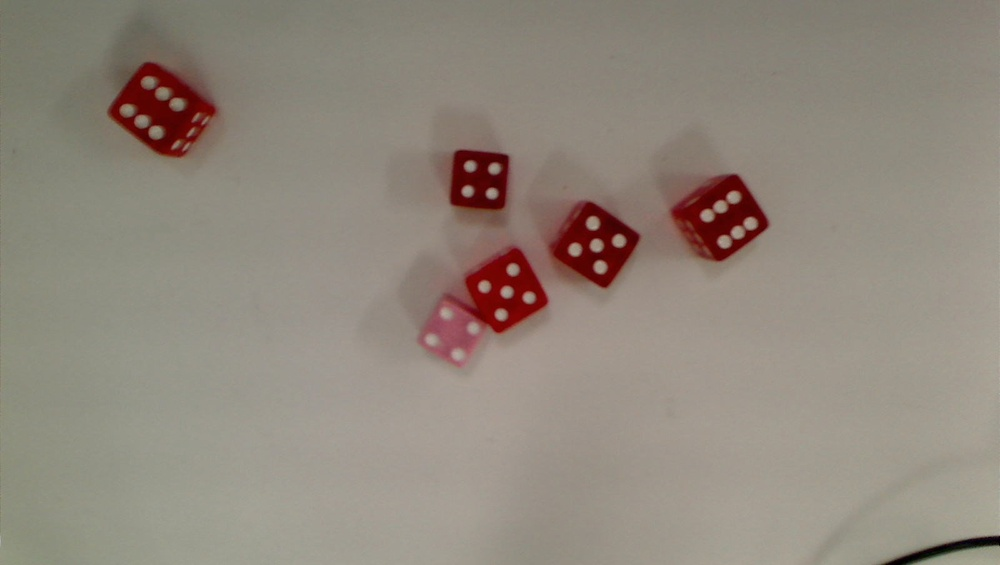
#> input picture Dice.jpg, 1000 x 565 px, shrunk from 1600 x 904 before the run, found by its file name
$ python test.py
#> lines starting #> are read from the running program, lines starting #| are printed output that depends on the picture; after the words box and inside, x2 and y2 are one past the last pixel; in counts of white or black regions, pixels touching at a corner belong together
import numpy as np
import cv2

image = cv2.imread("dice.jpg")
#> image is the input picture: shape (565, 1000, 3); mean B, G, R 124.7, 135.9, 145.2
gray_image = cv2.cvtColor(image, cv2.COLOR_BGR2GRAY)
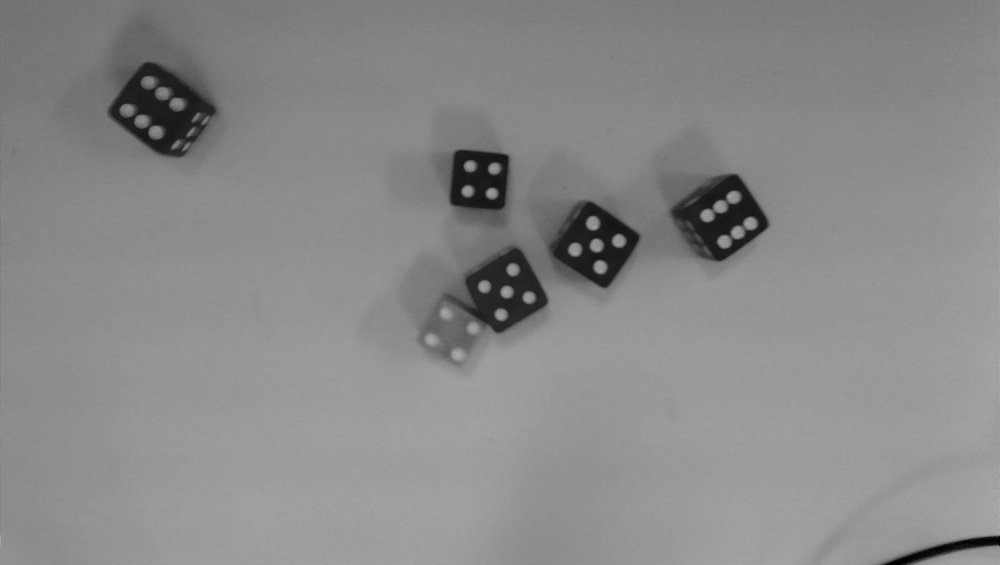
#> gray_image: shape (565, 1000); min 0, max 174, mean 137.4
th, threshed = cv2.threshold(gray_image, 100, 255, cv2.THRESH_OTSU|cv2.THRESH_BINARY_INV)
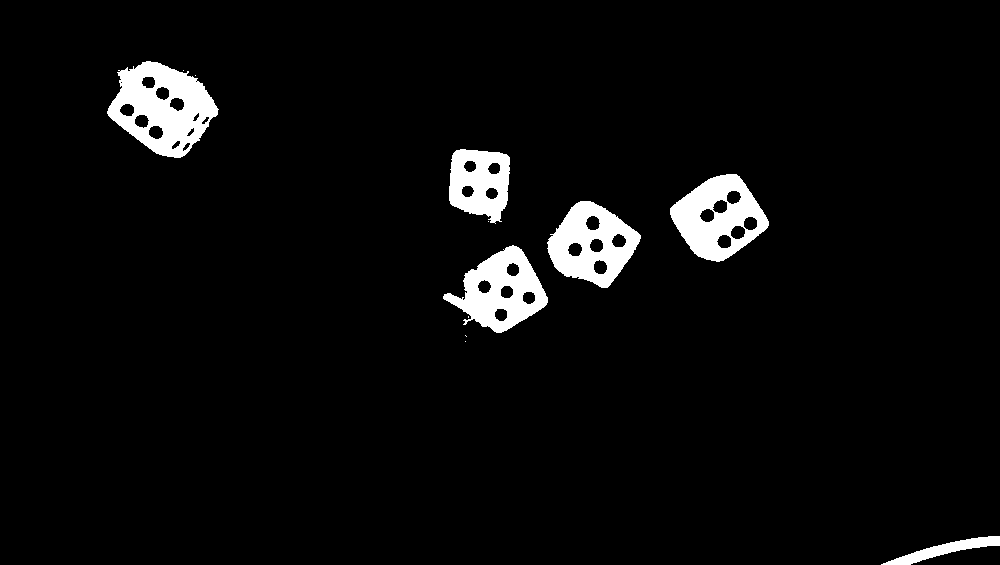
#> threshed: shape (565, 1000); 4.3% white; 12 white regions (6 under 20 px)
#> th = 92
cnts = cv2.findContours(cv2.morphologyEx(threshed, cv2.MORPH_OPEN, np.ones((2,2))), cv2.RETR_EXTERNAL, cv2.CHAIN_APPROX_SIMPLE)[-2]
#> cnts = 6 contours; box (x1, y1, x2, y2) and area: (108, 62, 219, 159) 6950, (671, 175, 770, 263) 5582, (548, 202, 642, 289) 5195, (444, 246, 549, 334) 5040, (450, 150, 511, 224) 3500, (884, 537, 1000, 565) 950
nh, nw = image.shape[:2]
#> nh = 565; nw = 1000
for cnt in cnts:
    x,y,w,h = bbox = cv2.boundingRect(cnt)
    if h >= 0.3 * nh:
        cv2.rectangle(image, (x,y), (x+w, y+h), (0, 0, 0), 10, cv2.LINE_AA)
#> this loop made 6 passes
#> (x, y, w, h) on passes 1 to 6: (884, 537, 116, 28), (444, 246, 105, 88), (548, 202, 94, 87), (671, 175, 99, 88), (450, 150, 61, 74), (108, 62, 111, 97)
cv2.imshow("dst", image)
# When everything done, release the capture
cv2.waitKey(0)
cv2.destroyAllWindows()
